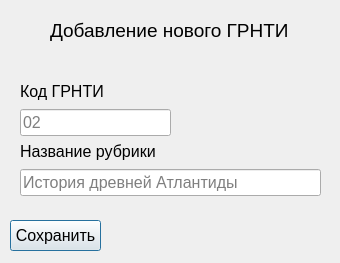
<?xml version="1.0" encoding="UTF-8"?>
<ui version="4.0">
 <class>Dialog</class>
 <widget class="QDialog" name="Dialog">
  <property name="geometry">
   <rect>
    <x>0</x>
    <y>0</y>
    <width>340</width>
    <height>263</height>
   </rect>
  </property>
  <property name="windowTitle">
   <string>Dialog</string>
  </property>
  <widget class="QLabel" name="label">
   <property name="geometry">
    <rect>
     <x>50</x>
     <y>10</y>
     <width>251</width>
     <height>41</height>
    </rect>
   </property>
   <property name="font">
    <font>
     <pointsize>14</pointsize>
    </font>
   </property>
   <property name="text">
    <string>Добавление нового ГРНТИ</string>
   </property>
  </widget>
  <widget class="QPushButton" name="pushButton">
   <property name="geometry">
    <rect>
     <x>10</x>
     <y>220</y>
     <width>91</width>
     <height>31</height>
    </rect>
   </property>
   <property name="font">
    <font>
     <pointsize>12</pointsize>
    </font>
   </property>
   <property name="text">
    <string>Сохранить</string>
   </property>
  </widget>
  <widget class="QWidget" name="">
   <property name="geometry">
    <rect>
     <x>20</x>
     <y>140</y>
     <width>301</width>
     <height>56</height>
    </rect>
   </property>
   <layout class="QVBoxLayout" name="verticalLayout">
    <item>
     <widget class="QLabel" name="label_3">
      <property name="font">
       <font>
        <pointsize>12</pointsize>
       </font>
      </property>
      <property name="text">
       <string>Название рубрики</string>
      </property>
     </widget>
    </item>
    <item>
     <widget class="QLineEdit" name="lineEdit_2">
      <property name="font">
       <font>
        <pointsize>12</pointsize>
       </font>
      </property>
      <property name="placeholderText">
       <string>История древней Атлантиды</string>
      </property>
     </widget>
    </item>
   </layout>
  </widget>
  <widget class="QWidget" name="">
   <property name="geometry">
    <rect>
     <x>20</x>
     <y>80</y>
     <width>151</width>
     <height>56</height>
    </rect>
   </property>
   <layout class="QVBoxLayout" name="verticalLayout_2">
    <item>
     <widget class="QLabel" name="label_2">
      <property name="font">
       <font>
        <pointsize>12</pointsize>
       </font>
      </property>
      <property name="text">
       <string>Код ГРНТИ</string>
      </property>
     </widget>
    </item>
    <item>
     <widget class="QLineEdit" name="lineEdit">
      <property name="font">
       <font>
        <pointsize>12</pointsize>
       </font>
      </property>
      <property name="placeholderText">
       <string>02</string>
      </property>
     </widget>
    </item>
   </layout>
  </widget>
 </widget>
 <resources/>
 <connections/>
</ui>
